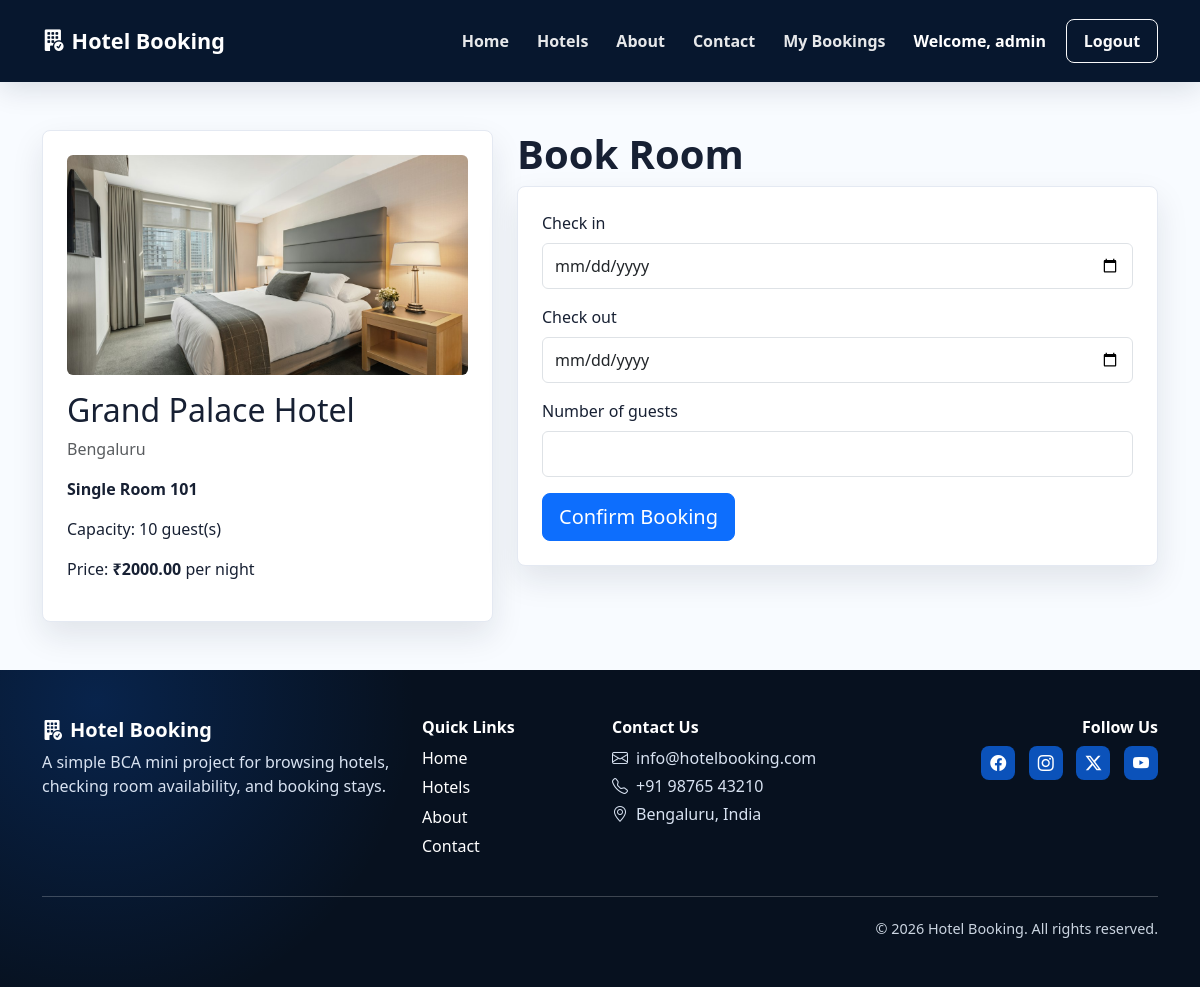
The app's page /booking/1/ (signed in) with its own data.
### booking/models.py (models this page shows, shortened)
class Room(models.Model):
    SINGLE = 'Single'
    DOUBLE = 'Double'
    DELUXE = 'Deluxe'
    SUITE = 'Suite'
    ROOM_TYPES = [
        (SINGLE, 'Single'),
        (DOUBLE, 'Double'),
        (DELUXE, 'Deluxe'),
        (SUITE, 'Suite'),
    ]
    hotel = models.ForeignKey(Hotel, on_delete=models.CASCADE, related_name='rooms')
    room_number = models.CharField(max_length=20)
    room_type = models.CharField(max_length=20, choices=ROOM_TYPES)
    price_per_night = models.DecimalField(max_digits=10, decimal_places=2, validators=[MinValueValidator(Decimal('0.01'))])
    capacity = models.PositiveIntegerField(validators=[MinValueValidator(1)])
    description = models.TextField()
    facilities = models.TextField(help_text='Comma-separated facilities, such as Wi-Fi, AC, TV')
    image = models.ImageField(upload_to='rooms/', blank=True, null=True)
    created_at = models.DateTimeField(auto_now_add=True)
    class Meta:
        ordering = ['hotel__name', 'room_number']
        unique_together = ('hotel', 'room_number')

class Hotel(models.Model):
    name = models.CharField(max_length=150)
    location = models.CharField(max_length=150)
    description = models.TextField()
    image = models.ImageField(upload_to='hotels/', blank=True, null=True)
    contact_number = models.CharField(max_length=20)
    email = models.EmailField()
    rating = models.DecimalField(
        max_digits=2,
        decimal_places=1,
        validators=[MinValueValidator(Decimal('0.0')), MaxValueValidator(Decimal('5.0'))],
    )
    created_at = models.DateTimeField(auto_now_add=True)
    class Meta:
        ordering = ['name']

### booking/views.py (the view)
# urls.py: path('booking/<int:room_id>/', views.book_room, name='book_room'),
@login_required
def book_room(request, room_id):
    room = get_object_or_404(Room.objects.select_related('hotel'), pk=room_id)
    if request.method == 'POST':
        form = BookingForm(request.POST, room=room)
        if form.is_valid():
            check_in = form.cleaned_data['check_in']
            check_out = form.cleaned_data['check_out']
            guests = form.cleaned_data['number_of_guests']
            nights = (check_out - check_in).days
            try:
                with transaction.atomic():
                    locked_room = Room.objects.select_for_update().get(pk=room.pk)
                    if Booking.has_overlap(locked_room, check_in, check_out):
                        messages.error(request, 'Room is not available for the selected dates.')
                    else:
                        booking = Booking.objects.create(
                            user=request.user,
                            room=locked_room,
                            check_in=check_in,
                            check_out=check_out,
                            number_of_guests=guests,
                            number_of_nights=nights,
                            total_amount=locked_room.price_per_night * nights,
                        )
                        messages.success(request, 'Your room has been booked successfully.')
                        return redirect('booking_confirmation', booking_id=booking.pk)
            except Room.DoesNotExist:
                messages.error(request, 'Selected room no longer exists.')
    else:
        form = BookingForm(room=room)
    return render(request, 'booking/booking_form.html', {'form': form, 'room': room})

### booking/forms.py (shortened to what this page needs)
class BookingForm(forms.Form):
    check_in = forms.DateField(widget=forms.DateInput(attrs={'type': 'date'}))
    check_out = forms.DateField(widget=forms.DateInput(attrs={'type': 'date'}))
    number_of_guests = forms.IntegerField(min_value=1)
    def __init__(self, *args, room=None, **kwargs):
        super().__init__(*args, **kwargs)
        self.room = room
        for field in self.fields.values():
            field.widget.attrs.setdefault('class', 'form-control')

### booking/templates/booking/booking_form.html (shortened to what this page needs)
{% extends 'booking/base.html' %}
{% block content %}
<section class="container py-5">
    <div class="row g-4">
        <div class="col-lg-5">
            <div class="booking-summary">
                {% if room.image %}
                    <img src="{{ room.image.url }}" class="img-fluid rounded mb-3" alt="{{ room.room_type }}" style="height: 220px; width: 100%; object-fit: cover;">
                {% endif %}
                <h2>{{ room.hotel.name }}</h2>
                <p class="text-muted">{{ room.hotel.location }}</p>
                <p><strong>{{ room.room_type }} Room {{ room.room_number }}</strong></p>
                <p>Capacity: {{ room.capacity }} guest(s)</p>
                <p>Price: <strong>₹{{ room.price_per_night }}</strong> per night</p>
            </div>
        </div>
        <div class="col-lg-7">
            <h1 class="page-title">Book Room</h1>
            <form method="post" class="form-panel" novalidate>
                {% for field in form %}
                    <div class="mb-3">
                        <label class="form-label" for="{{ field.id_for_label }}">{{ field.label }}</label>
                        {{ field }}
                    </div>
                {% endfor %}
                <button class="btn btn-primary btn-lg">Confirm Booking</button>
            </form>
        </div>
    </div>
</section>
{% endblock %}

### booking/templates/booking/base.html (shortened to what this page needs)
{% load static %}
<!doctype html>
<html lang="en">
<head>
    <link href="https://cdn.jsdelivr.net/npm/bootstrap@5.3.3/dist/css/bootstrap.min.css" rel="stylesheet">
    <link href="https://cdn.jsdelivr.net/npm/bootstrap-icons@1.11.3/font/bootstrap-icons.css" rel="stylesheet">
    <link rel="stylesheet" href="{% static 'booking/css/style.css' %}">
</head>
<body class="{% block body_class %}{% endblock %}">
<nav class="navbar navbar-expand-lg navbar-dark main-navbar">
    <div class="container">
        <a class="navbar-brand fw-bold" href="{% url 'home' %}">
            <i class="bi bi-building-fill-check me-2"></i>Hotel Booking
        </a>
        <div class="collapse navbar-collapse" id="mainNavbar">
            <ul class="navbar-nav ms-auto align-items-lg-center">
                <li class="nav-item"><a class="nav-link" href="{% url 'home' %}">Home</a></li>
                <li class="nav-item"><a class="nav-link" href="{% url 'hotel_list' %}">Hotels</a></li>
                <li class="nav-item"><a class="nav-link" href="{% url 'home' %}#why">About</a></li>
                <li class="nav-item"><a class="nav-link" href="#contact">Contact</a></li>
                {% if user.is_authenticated %}
                    <li class="nav-item"><a class="nav-link" href="{% url 'my_bookings' %}">My Bookings</a></li>
                    <li class="nav-item"><span class="nav-link text-white">Welcome, {{ user.username }}</span></li>
                    <li class="nav-item">
                        <form action="{% url 'logout' %}" method="post" class="d-inline">
                            <button class="btn btn-outline-light nav-action" type="submit">Logout</button>
                        </form>
                    </li>
                {% else %}
                    <li class="nav-item ms-lg-3"><a class="btn btn-outline-light nav-action" href="{% url 'login' %}">Login</a></li>
                    <li class="nav-item"><a class="btn btn-primary nav-action ms-lg-2" href="{% url 'register' %}">Register</a></li>
                {% endif %}
            </ul>
        </div>
    </div>
</nav>
<main>
    {% block content %}{% endblock %}
</main>
<footer class="site-footer" id="contact">
    <div class="container py-5">
        <div class="row g-4">
            <div class="col-lg-4 col-md-6">
                <h5><i class="bi bi-building-fill-check me-2"></i>Hotel Booking</h5>
                <p>A simple BCA mini project for browsing hotels, checking room availability, and booking stays.</p>
            </div>
            <div class="col-lg-2 col-md-6">
                <h6>Quick Links</h6>
                <a href="{% url 'home' %}">Home</a>
                <a href="{% url 'hotel_list' %}">Hotels</a>
                <a href="{% url 'home' %}#why">About</a>
                <a href="#contact">Contact</a>
            </div>
            <div class="col-lg-3 col-md-6">
                <h6>Contact Us</h6>
                <p class="mb-1"><i class="bi bi-envelope me-2"></i>info@hotelbooking.com</p>
                <p class="mb-1"><i class="bi bi-telephone me-2"></i>+91 98765 43210</p>
                <p class="mb-0"><i class="bi bi-geo-alt me-2"></i>Bengaluru, India</p>
            </div>
            <div class="col-lg-3 col-md-6 text-lg-end">
                <h6>Follow Us</h6>
                <div class="social-links">
                    <span><i class="bi bi-facebook"></i></span>
                    <span><i class="bi bi-instagram"></i></span>
                    <span><i class="bi bi-twitter-x"></i></span>
                    <span><i class="bi bi-youtube"></i></span>
                </div>
            </div>
        </div>
        <div class="footer-bottom">&copy; {% now "Y" %} Hotel Booking. All rights reserved.</div>
    </div>
</footer>
</body>
</html>

### booking/static/booking/css/style.css (style rules this page uses)
:root { --brand: #0d6efd; --ink: #172033; --muted: #637083; --soft: #f4f7fb; --navy: #07172e; }
body { color: var(--ink); background: #f8fbff; font-family: system-ui, -apple-system, BlinkMacSystemFont, "Segoe UI", sans-serif; }
.main-navbar { min-height: 82px; background: var(--navy); box-shadow: 0 8px 26px rgba(7, 23, 46, .12); }
.navbar-brand { font-size: 1.35rem; }
.navbar-nav { gap: .75rem; }
.nav-link { color: rgba(255, 255, 255, .9); font-weight: 700; }
.nav-action { min-width: 92px; min-height: 44px; border-radius: 8px; font-weight: 800; }
.hero-search .form-control, .search-bar .form-control, .form-panel input, .form-panel select, .form-panel textarea { min-height: 46px; border-radius: 6px; }
.section-title, .page-title { font-weight: 800; letter-spacing: 0; }
.hotel-card, .room-card, .form-panel, .booking-summary, .confirmation-panel { position: relative; overflow: hidden; background: #fff; border: 1px solid #e4e9f2; border-radius: 8px; box-shadow: 0 14px 32px rgba(23, 32, 51, .1); }
.contact-box, .booking-summary, .form-panel, .confirmation-panel { padding: 1.5rem; background: #fff; }
.site-footer { color: #d8e2f1; background: radial-gradient(circle at 8% 10%, rgba(13, 110, 253, .2), transparent 28%), #07111f; }
.site-footer h5, .site-footer h6 { color: #fff; font-weight: 900; }
.site-footer p { color: #d8e2f1; }
.site-footer a { display: block; color: #fff; text-decoration: none; margin-bottom: .35rem; }
.social-links { display: flex; justify-content: flex-end; gap: .85rem; }
.social-links span { display: grid; width: 34px; height: 34px; place-items: center; border-radius: 8px; color: #fff; background: rgba(13, 110, 253, .7); }
.footer-bottom { margin-top: 2rem; padding-top: 1.3rem; border-top: 1px solid rgba(255, 255, 255, .22); color: #cbd5e1; text-align: right; font-size: .9rem; }

### records on screen
Room: image (picture), hotel.name "Grand Palace Hotel", hotel.location "Bengaluru", room_type "Single", room_number "101", capacity "10", price_per_night "2000.00"

### other values on screen
{{ user.username }} "admin"
{{ field.label }} "Check in" "Check out" "Number of guests"
